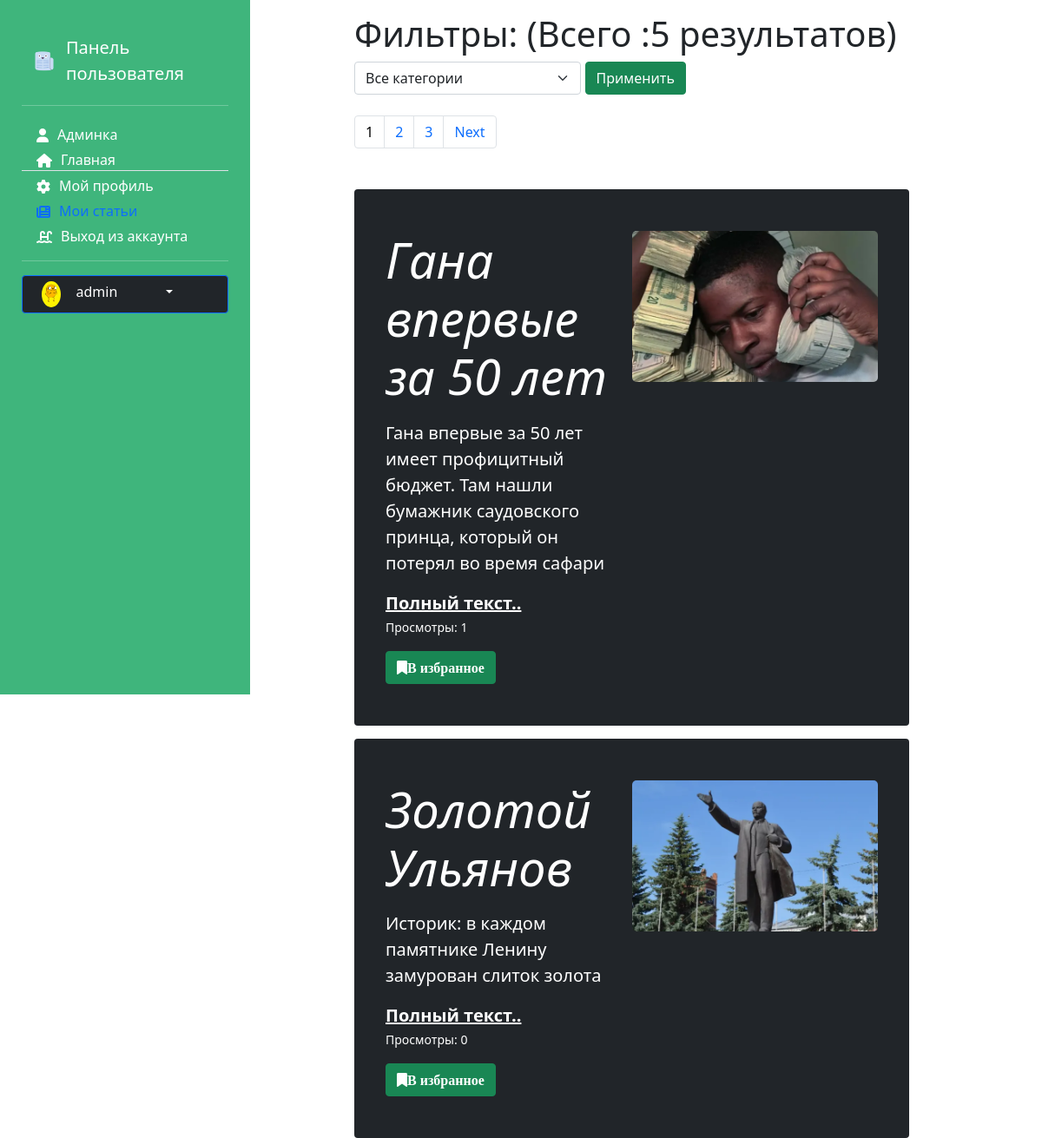
Screenshot of /users/mynewslist (signed in) with the database file from the repository.
### users/models.py (models this page shows, shortened)
class Account(models.Model):
    gender_choices= (('M','Male'),
                     ('F','Female'),
                     ('N/A','Not answered'))
    user = models.OneToOneField(User,on_delete=models.CASCADE,
                                primary_key=True)
    nickname = models.CharField(max_length=100)
    birthdate = models.DateField(null=True)
    gender = models.CharField(choices=gender_choices,max_length=20,null=True)
    account_image = models.ImageField(default='default.jpg',
                                      upload_to='account_images')
    address = models.CharField(max_length=100,null=True)
    vk = models.CharField(max_length=100,null=True)
    instagram = models.CharField(max_length=100,null=True)
    telegram = models.CharField(max_length=100,null=True)
    phone = models.CharField(max_length=20,null=True)
    class Meta:
        ordering = ['user']
        verbose_name = 'Профиль'
        verbose_name_plural ='Профили'

### news/models.py (models this page shows, shortened)
class Article(models.Model):
    categories = (('E','Economics'),
                  ('S','Science'),
                  ('IT','IT'))
    author = models.ForeignKey(User, on_delete=models.SET_NULL, null=True)
    title = models.CharField('Название',max_length=50,default='')
    anouncement = models.TextField('Аннотация',max_length=250)
    text = models.TextField('Текст новости')
    date = models.DateTimeField('Дата публикации',auto_now=True)
    category = models.CharField(choices=categories, max_length=20,verbose_name='Категории')
    tags = models.ManyToManyField(to=Tag, blank=True)
    slug = models.SlugField()
    objects = models.Manager()
    published = PublishedToday()
    def get_views(self):
        return self.views.count()
    class Meta:
        ordering = ['title','date']
        verbose_name= 'Новость'
        verbose_name_plural='Новости'

class Image(models.Model):
    article = models.ForeignKey(Article, on_delete=models.CASCADE)
    title = models.CharField(max_length=50, blank=True)
    image = models.ImageField(upload_to='article_images/') #лучше добавить поле default !!!

### users/views.py (the view)
# urls.py: path('mynewslist',views.my_news_list,name='my_news_list'),
def my_news_list(request):
    categories = Article.categories #создали перечень категорий
    author = User.objects.get(id=request.user.id) #создали перечень авторов
    articles = Article.objects.filter(author=author)
    if request.method == "POST":
        selected_category = int(request.POST.get('category_filter'))
        if selected_category != 0: #фильтруем найденные результаты по категориям
            articles = articles.filter(category__icontains=categories[selected_category-1][0])
    else: #если страница открывется впервые
        selected_category = 0
    total = len(articles)
    p = Paginator(articles,2)
    page_number = request.GET.get('page')
    page_obj = p.get_page(page_number)
    context = {'articles': page_obj, 'total':total,
               'categories':categories,'selected_category': selected_category}
    return render(request,'users/my_news_list.html',context)

### users/templates/users/my_news_list.html (shortened to what this page needs)
{% extends 'main/base_template.html' %}
{% load static %}
{% load bootstrap5 %}
{% block sidebar %} {% include 'users/user_panel.html' %} {% endblock %}
{% block content %}
<div class="content_center">
    {% if articles|length  != 0 %}
    <div class="row">
        <label><h1> Фильтры: (Всего :{{ total }} результатов) </h1>
            <form method="post">
                <div class="form-group col-11">
                    <select class="form-select" name="category_filter" style="width:40%">
                        <option value="0">Все категории</option>
                    </select>
                    <input type="submit" class="btn btn-success" value="Применить">
                </div>
            </form>
        </label>
    </div>
        <br>
    {% if total > 1 %}
    <div class="row">
        <nav aria-label="Page navigation example">
          <ul class="pagination">
              {% for p in articles.paginator.page_range %}
                {% if articles.number == p %}
                    <li class="page-item"><p class="page-link" style="color:black;"> {{ p }}</p></li>
                {% else %}
                    <li class="page-item"><a class="page-link" href="?page={{ p }}"> {{ p }}</a></li>
                {% endif %}
              {% endfor %}
              {% if articles.has_next %}
                <li class="page-item"><a class="page-link" href="?page={{ articles.next_page_number }}">Next</a></li>
              {% endif %}
          </ul>
        </nav>
    </div>
    {% endif %}
    <div class="row">
        {% for article in articles %}
            <div class="single_news">
            <div class="p-4 p-md-5 text-white rounded bg-dark">
                <div class="row">
                    <div class="col-md-{% if article.image_set.all %}6{% else %}12 {% endif %} px-0">
                        <h1 class="display-4 fst-italic"> {{ article.title }}</h1>
                        <p class="lead my-3">{{ article.anouncement }}</p>
                        <p class="lead mb-0"><a href="{% url 'news_detail' article.pk %}" class="text-white fw-bold">Полный текст..</a></p>
                        <p><small>Просмотры: {{ article.get_views }}</small></p>
                        <a class="btn btn-success" href="{% url 'favorites' article.pk %}"><i class="fa fa-bookmark">В избранное</i></a>
                    </div>
                    {% if article.image_set.all %}
                    <div class="col-md-6 px-0">
                        <img src="{{ article.image_set.all.0.image.url }}"
                             style="width:100%; height:auto; border-radius:5px;">
                        <br>
                        <br>
                    </div>
                    {% endif %}
                </div>
            </div>
        </div>
        {% endfor %}
    </div>
</div>
{% endif %}
{% endblock %}

### users/templates/users/user_panel.html (shortened to what this page needs)
{% load bootstrap5 %}
{% load static %}
{% bootstrap_css %}
<link rel="stylesheet" href="{% static 'main/css/style.css' %}">
<link href="https://cdn.jsdelivr.net/npm/bootstrap@5.0.0/dist/css/bootstrap.min.css" rel="stylesheet" >
    <aside>
            <a href="/" class="d-flex align-items-center mb-3 mb-md-0 me-md-auto text-white text-decoration-none">
              <img  src="{% static 'main' %}/img/News_icon.png" width="40" height="50">
              <span class="fs-5 d-none d-lg-block responsive-title">Панель пользователя</span>
            </a>
            <hr>
            <ul class="nav nav-pills flex-column mb-auto">
              <li class="nav-item">
                  <a href="/admin/" aria-current="page">
                      <i class="fa fa-user menu-icon {% if request.path  == '/admin/' %} link-active {% endif %}" ></i>
                      <div class="d-none d-lg-block">Админка</div>
                  </a>
              </li>
              <li class="nav-item">
                   <a href="{% url 'home' %}" {% if request.resolver_match.view_name  == 'home' %} class="link-active" aria-current="page" {% endif %}>
                      <i class="fa fa-house menu-icon" ></i>
                      <div class="d-none d-lg-block">Главная</div>
                  </a>
              </li>
              <li class="nav-item border-top">
                 <a href="{% url 'profile' %}" {% if request.resolver_match.view_name  == 'news' %} class="link-active" aria-current="page" {% endif %}>
                    <i class="fa fa-gear menu-icon"></i> <div class="d-none d-lg-block">Мой профиль</div>
                </a>
              </li>
              <li>
                <a href="{% url 'my_news_list' %}" {% if request.resolver_match.view_name  == 'my_news_list' %} class="link-active" aria-current="page" {% endif %}>
                    <i class="fa fa-newspaper menu-icon"></i>  <div class="d-none d-lg-block"> Мои статьи</div>
                </a>
              </li>
              <li>
                <a href="{% url 'logout' %}"  aria-current="page">
                    <i class="fa fa-water-ladder menu-icon"></i>  <div class="d-none d-lg-block"> Выход из аккаунта</div>
                </a>
              </li>
            </ul>
            <hr>
           {% if request.user.id %}
                <div class="dropdown flex-column mb-auto" >
                  <button class="btn btn-primary dropdown-toggle col-12" type="button" id="dropdownMenuButton1" data-bs-toggle="dropdown" aria-expanded="false" style="background:#212529;">
                    <img src="{{ request.user.account.account_image.url }}" alt="" width="25" height="25" class="rounded-circle me-2">
                      <div class="d-none d-lg-block "> {{ request.user.username }} </div>
                  </button>
                </div>
            {% endif %}
                <br >
    </aside>

### main/static/main/css/style.css (style rules this page uses)
body { background-color:#3fb57c; }
aside { float: left; background: #3fb57c; width: 23%; padding: 2%; height: 100vh; color: white; }
a { text-decoration:none; color:white; }
aside img { padding: 0px 10px; width: auto; height: 30px; float: left; border-radius:5%; }
aside { padding: 35px 25px; background: #3fb57c; width: 75%; }
aside a { color: #FFFFFF; outline: none; text-decoration: none; padding: 5px 1px; }
aside li { padding: 5px 17px 0; }
body .single_news { margin-top:15px; float: left; width: 90%; }
.content_center { margin-top:15px; float: left; width: 90%; }
.link-active { color: #0D6EFD; }
.d-lg-block { float: inline-start; white-space:nowrap; border-right: none; overflow-x:auto; }
.menu-icon { float: inline-start; padding: 5px 10px 0 0; border-right: 5px; }
@media (max-width: 1339.98px) { .responsive-title { white-space:normal; } }
.form-group select { display: inline-block; width: auto; vertical-align: middle; }

### rows the page displays
Article: title "Гана впервые за 50 лет", anouncement "Гана впервые за 50 лет имеет профицитный бюджет. Там нашли бумажник саудовского принца, который он потерял во время сафари", get_views "1", image_set.all.0.image (picture)
Article: title "Золотой Ульянов", anouncement "Историк: в каждом памятнике Ленину замурован слиток золота", get_views "0", image_set.all.0.image (picture)

### other values shown
{{ request.user.username }} "admin"
{{ total }} "5"
{{ p }} "1"
{{ p }} "2" "3"
